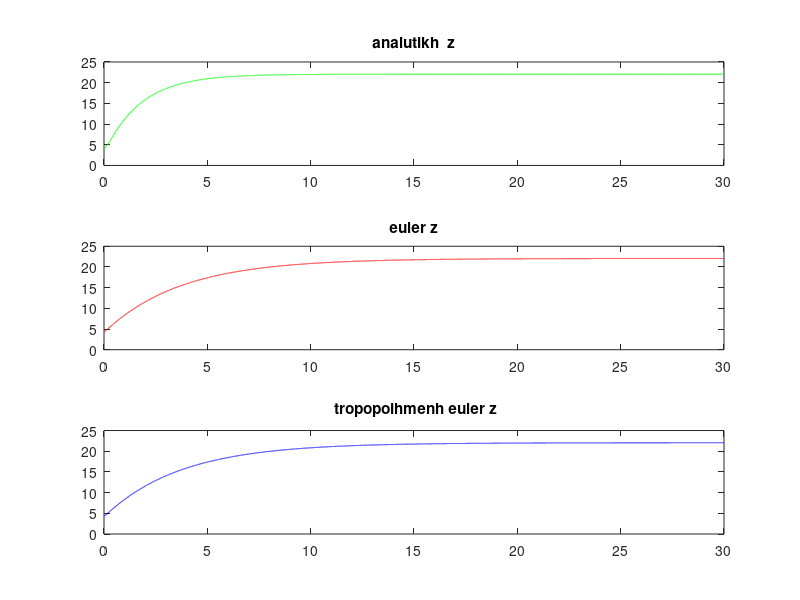

This chart was generated by the following MATLAB code:
M=1;
Iz=0.08;
g=9.81;

am=4410;

Cz=3+(am/5000);
Kpz=5;
Kdz=15;
zdes=am/200;

z0= am/1000;
zTonos=0; %z'(0)=0


h=0.001;
t=0:h:30;
N=length(t);
k1=@(t,z1,z2) (z2);
k2=@(t,z1,z2) ((Kpz *zdes - Kpz *z1  -(Kdz+Cz)*z2)/M ); %apo erwthma 2a

%ANALUTIKH LUSH 
for n=1:N
  z(n)= 22.05 -19.17*exp(-0.57*t(n)) + 1.33*exp(-8.23*t(n));
endfor


figure;
subplot(311);
plot(t,z,'g-');
title('analutikh  z');

%EULER 
z1(1)= z0;
z2(1)= zTonos;

for n=1:N-1;
  z1(n+1)= z1(n)+ h*k1(t(n),z1(n),z2(n));
  z2(n+1)= z2(n)+ h*k2(t(n),z1(n),z2(n));
 endfor


subplot(312);
plot(t,z1,'r-');
title('euler z');

%TROPOPOIHMENH EULER

z1_tr(1)= z0;
z2_tr(1)= zTonos;

for n=1:N-1;
  z1_tr(n+1)= z1_tr(n)+ h*k1(t(n)+h/2,z1_tr(n)+h/2,z2_tr(n)+h/2*k2(t(n),z1_tr(n),z2_tr(n)));
  z2_tr(n+1)= z2_tr(n)+ h*k2(t(n)+h/2,z1_tr(n)+h/2,z2_tr(n)+h/2*k2(t(n),z1_tr(n),z2_tr(n)));
endfor

subplot(313);
plot(t,z1_tr,'b-');
title(' tropopoihmenh euler z');

